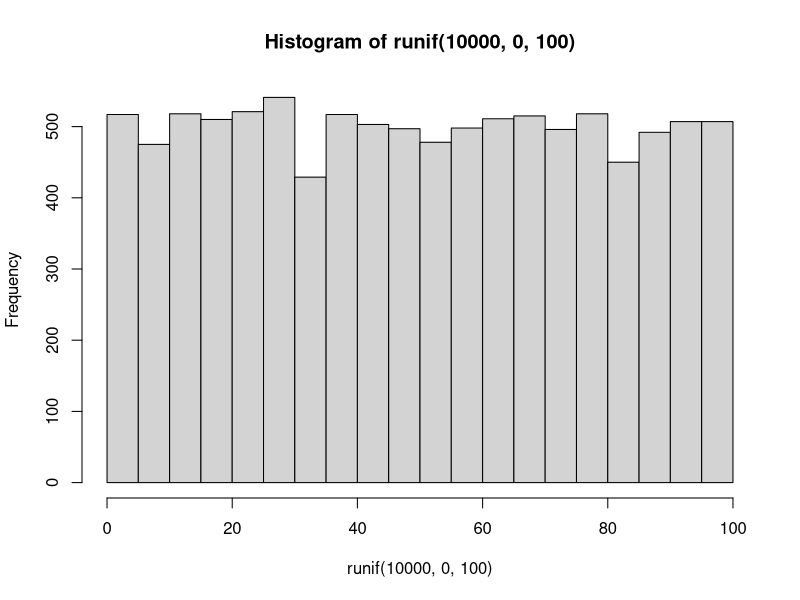
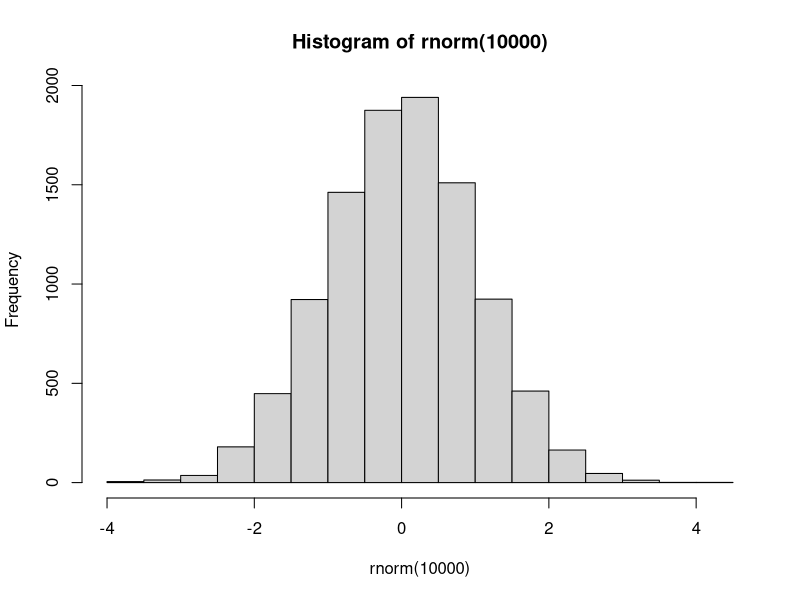
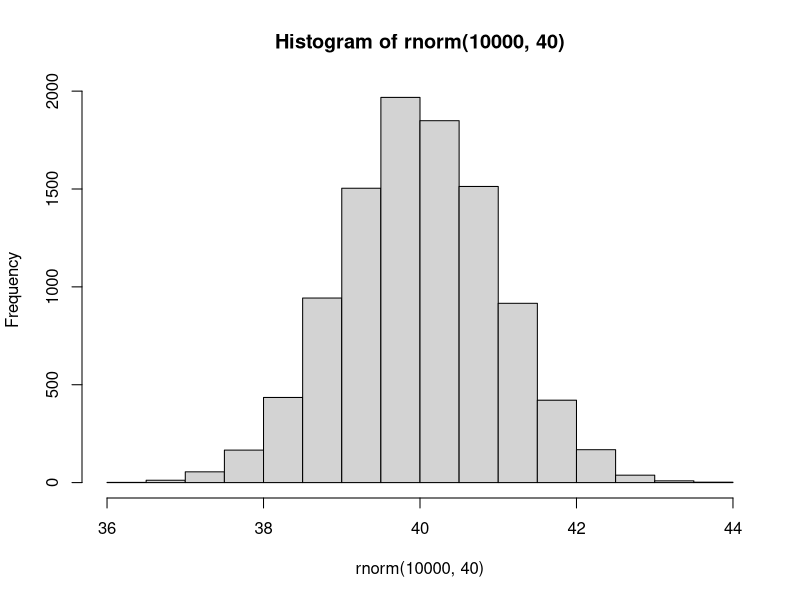

Generate these figures, in order, with R:
## Artificial Intelligence for Humans
## Volume 1: Fundamental Algorithms
## R Version
## http://www.aifh.org
## http://www.jeffheaton.com
##
## Code repository:
## https://github.com/jeffheaton/aifh
##
## Copyright 2013 by Jeff Heaton
##
## Licensed under the Apache License, Version 2.0 (the "License");
## you may not use this file except in compliance with the License.
## You may obtain a copy of the License at
##
##     http://www.apache.org/licenses/LICENSE-2.0
##
## Unless required by applicable law or agreed to in writing, software
## distributed under the License is distributed on an "AS IS" BASIS,
## WITHOUT WARRANTIES OR CONDITIONS OF ANY KIND, either express or implied.
## See the License for the specific language governing permissions and
## limitations under the License.
##
## For more information on Heaton Research copyrights, licenses
## and trademarks visit:
## http://www.heatonresearch.com/copyright

## Chapter 4 Example: Random numbers

## R uses Mersenne twister as the default random number generator.
## http://en.wikipedia.org/wiki/Mersenne_twister

## There are two types of random number numbers you will typically generate.  These
## are uniform and normal random numbers.  

#############################
## Uniform random numbers  
#############################

# If you've delt with random numbers in other programming languages, you most likely made
# use of uniform random numbers.  Uniform random numbers in R are created with the runif
# function.

# The following function creates 1 random number in the range 0 to 100.
runif(1,0,100)

# Uniform numbers give all numbers in the specified range an equal probability of selection.
# This can be verified with a graph.

hist(runif(10000,0,100))

# The above graph plots 10000 random numbers.  The bars should be mostly the same hight, with
# no clear pattern.

#############################
## Normal random numbers  
#############################

# Normally distributed random numbers cluster around zero and follow the normal distribution.
# http://en.wikipedia.org/wiki/Normal_distribution

# The following function creates 1 normally distributed random number.
rnorm(1)

# You can see a random normal distribution with the following command.

hist(rnorm(10000))

# The above graph plots 10000 random numbers.  The bars should be mostly the same hight, with
# no clear pattern.

# Can change where the numbers cluster around as well
# The following plots 10000 random numbers clustered around 40
hist(rnorm(10000, 40))


rnorm(rnorm(1000000))
